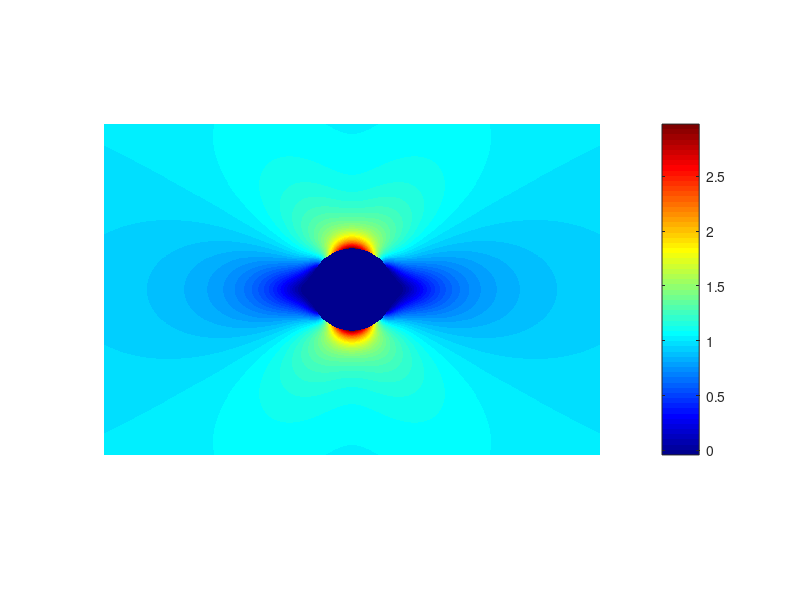

Reproduce this figure in MATLAB. (Note: this script raises an error after producing the figure.)
function I = hole_conc(a,L,H,S,out,cmap,px,fname)
% HOLE_CONC - Contour plot of stress concentration of circular hole
%
% COPYRIGHT (C) 2017 Russell Maguire

if nargin < 8
    fname = 'report/img/_.png';
end
if nargin < 7
    px = 1000;
end
if nargin < 6
    cmap = @jet;
end
if nargin < 5
    out = 's2';
end
if nargin < 4
    S = 1;
end
if nargin < 3
    H = 200e-3;
end
if nargin < 2
    L = 300e-3;
end
if nargin < 1
    a = 25e-3;
end

% Coordinates
xv = linspace(-L/2, L/2, px);
yv = linspace(-H/2, H/2, round(length(xv)*H/L));
[x, y] = meshgrid(xv, yv);
[th, r] = cart2pol(x, y);

% Radial stress
srr =   0.5*S*(1 - a^2./r.^2)...
       +0.5*S*(1 - 4*a^2./r.^2 + 3*a^4./r.^4).*cos(2*th);
srr(r < a) = nan;
% Transverse stress
sthth = 0.5*S*(1 + a^2./r.^2)...
       -0.5*S*(1 + 3*a^4./r.^4).*cos(2*th);
sthth(r < a) = nan;
% Radial--Transverse shear stress
srth = -0.5*S*(1 + 2*a^2./r.^2 - 3*a^4./r.^4).*sin(2*th);
srth(r < a) = nan;

% X stress
sxx = (srr + sthth)/2 + (srr - sthth)/2.*sin(2*th) + srth.*cos(2*th);
% Y stress
syy = (srr + sthth)/2 - (srr - sthth)/2.*sin(2*th) - srth.*cos(2*th);
% XY shear stress
sxy = -(srr - sthth)/2.*sin(2*th) + srth.*cos(2*th);

% Principle stresses
sa = (srr + sthth)/2 - sqrt((srr - sthth).^2/4 + srth.^2);
sb = (srr + sthth)/2 + sqrt((srr - sthth).^2/4 + srth.^2);
s2 = arrayfun(@max, sa, sb);
s1 = arrayfun(@min, sa, sb);

% Principle shear stress
t = s2 - s1;

I = eval(out);
imshow(I, [], 'Colormap', cmap());
colorbar();

if ~isempty(fname)
    % Normalise image
    img = I - min(I(:));
    img = 1 + ceil(255 * img / max(img(:)));
    img = ind2rgb(img, cmap(256));

    % Write to file
    imwrite(img, fname, 'png');
end
end